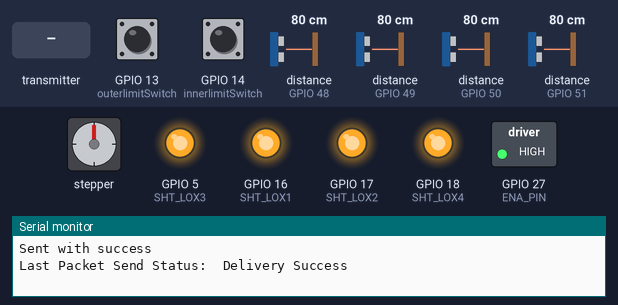
The sketch below on a simulated ESP32. Parts: stepper motor, switched loads named in the sketch (green lamp = pin HIGH), output pins drawn as LEDs (lit = HIGH), the last lines printed to the serial monitor. The inputs (shaded band) are chosen by the test bench; at power-on: GPIO 13 (outerlimitSwitch) HIGH, GPIO 14 (innerlimitSwitch) HIGH, distance to the obstacle (sensors on GPIO 48, GPIO 49, GPIO 50, GPIO 51) 80 cm. Stepper angles assume 200 steps per turn.

Above: at 1.2 s.
1.3 s: the transmitter starts sending button1_pressed = 1
At 2.3 s:
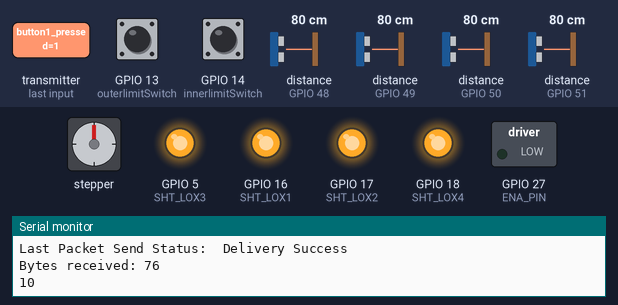
5.6 s: GPIO 13 (outerlimitSwitch) pulled LOW for 3.2 s
At 10.5 s:
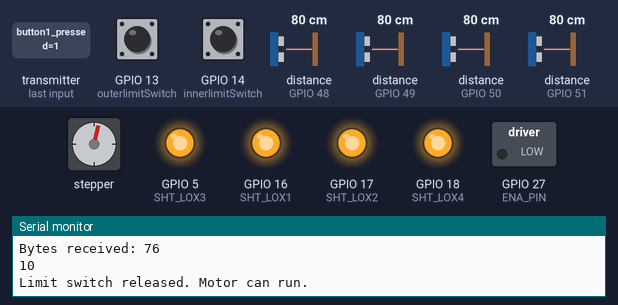
13.1 s: the transmitter starts sending button1_pressed = 0
At 17.3 s:
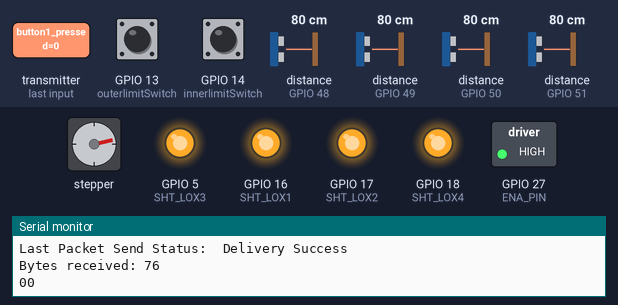
20.2 s: the transmitter starts sending button2_pressed = 1
At 20.9 s:
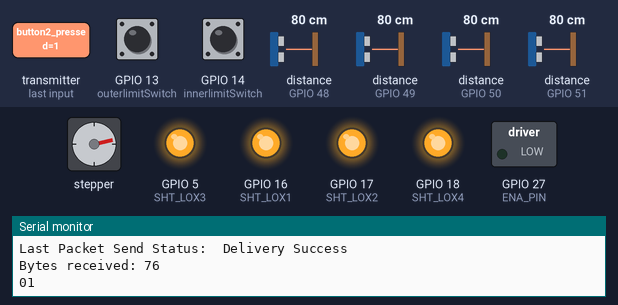
24.5 s: GPIO 14 (innerlimitSwitch) pulled LOW for 3.2 s
At 29.7 s:
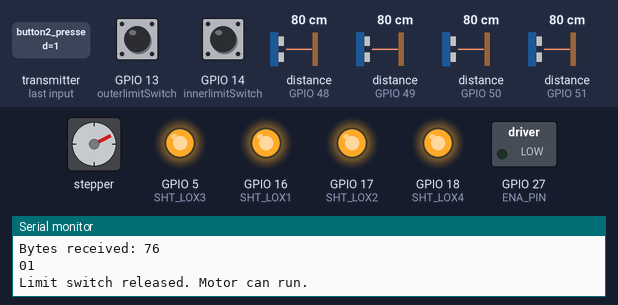
Timing chart, 0 to 84.3 s (numbered marks = the images above; inputs shaded):
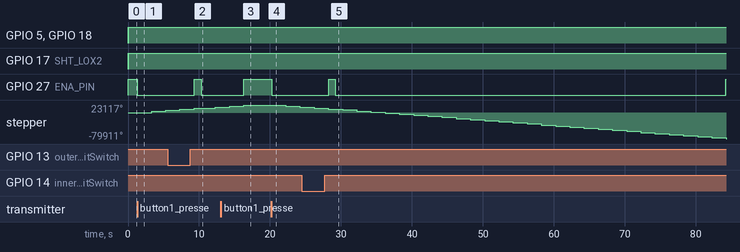

The sketch:

chair_esp.ino
```cpp
#include "Adafruit_VL53L0X.h"
#include <AccelStepper.h>
#include <esp_now.h>
#include <WiFi.h>
#include <ezButton.h>

// Define pin connections
#define PUL_PIN 25
#define DIR_PIN 26
#define ENA_PIN 27

// Limit switch setup
ezButton outerlimitSwitch(13);  // Attach to pin GPIO26 for limit switch
ezButton innerlimitSwitch(14);


/*
#define BUTTON1 26
#define BUTTON2 13
*/

// address for all 4 sensor
#define LOX1_ADDRESS 0x30
#define LOX2_ADDRESS 0x31
#define LOX3_ADDRESS 0x32
#define LOX4_ADDRESS 0x33

/*
#define LOX5_ADDRESS 0x34
#define LOX6_ADDRESS 0x35
*/
int sensor1,sensor2,sensor3,sensor4;


// set the pins to shutdown for all 4 sensors
#define SHT_LOX1 16
#define SHT_LOX2 17
#define SHT_LOX3 5
#define SHT_LOX4 18
/*
#define SHT_LOX5 19
#define SHT_LOX6 3
*/
/*
#define FORCE_SENSOR_PIN1 4
#define FORCE_SENSOR_PIN2 2
#define FORCE_SENSOR_PIN3 15
#define FORCE_SENSOR_PIN4 12
#define FORCE_SENSOR_PIN5 14
#define FORCE_SENSOR_PIN6 27
*/

#define MotorInterfaceType 1


// REPLACE WITH THE MAC Address of your receiver
uint8_t broadcastAddress[] = {0x84, 0xFC, 0xE6, 0x6D, 0x73, 0xE8};

// Create an instance of the AccelStepper class
AccelStepper stepper = AccelStepper(MotorInterfaceType, PUL_PIN, DIR_PIN);

// Adjustable Variables
const unsigned long runTime = 1000; // 10000 milliseconds = 10 seconds, ADJUSTABLE
int MotorSpeed = 1000; // Steps per Second
int InverseSpeed = -MotorSpeed;
int DelayTime = 1000; // 1000 milliseconds = 1 second, ADJUSTABLE
bool outermotorActive = true; // State variable to track motor status
bool innermotorActive = true;

// objects for the vl53l0x
Adafruit_VL53L0X lox1 = Adafruit_VL53L0X();
Adafruit_VL53L0X lox2 = Adafruit_VL53L0X();
Adafruit_VL53L0X lox3 = Adafruit_VL53L0X();
Adafruit_VL53L0X lox4 = Adafruit_VL53L0X();
/*
Adafruit_VL53L0X lox5 = Adafruit_VL53L0X();
Adafruit_VL53L0X lox6 = Adafruit_VL53L0X();
*/
// this holds the measurement
VL53L0X_RangingMeasurementData_t measure1;
VL53L0X_RangingMeasurementData_t measure2;
VL53L0X_RangingMeasurementData_t measure3;
VL53L0X_RangingMeasurementData_t measure4;
/*
VL53L0X_RangingMeasurementData_t measure5;
VL53L0X_RangingMeasurementData_t measure6;
*/

typedef struct struct_message {

    int force_sensor1;
    int force_sensor2;
    int force_sensor3;
    int force_sensor4;
    int force_sensor5;
    int force_sensor6;

    bool button1_pressed;
    bool button2_pressed;

    float prox1_value;
    int prox1_status;
    float prox2_value;
    int prox2_status;
    float prox3_value;
    int prox3_status;
    float prox4_value;
    int prox4_status;
    float prox5_value;
    int prox5_status;
    float prox6_value;
    int prox6_status;


} struct_message;

struct_message buttons;

struct_message screen;

esp_now_peer_info_t peerInfo;

// callback when data is sent
void OnDataSent(const uint8_t *mac_addr, esp_now_send_status_t status) {
  Serial.print("\r\nLast Packet Send Status:\t");
  Serial.println(status == ESP_NOW_SEND_SUCCESS ? "Delivery Success" : "Delivery Fail");
}

void OnDataRecv(const uint8_t * mac, const uint8_t *incomingData, int len) {
  memcpy(&buttons, incomingData, sizeof(buttons));
  Serial.print("Bytes received: ");
  Serial.println(len);

  Serial.print(buttons.button1_pressed);
  Serial.print(buttons.button2_pressed);

  Serial.println();
  outerlimitSwitch.loop(); // MUST call the loop() function first to update the limit switch state
  innerlimitSwitch.loop();
  pressed();

}

void ButtonMotorControl() {
  if (buttons.button1_pressed == HIGH && outermotorActive) { // Check if button is pressed and motor is active
    digitalWrite(ENA_PIN, LOW); // Enable the motor driver
    stepper.setSpeed(MotorSpeed);
    unsigned long startTime = millis();
    while (millis() - startTime < runTime) {
      stepper.runSpeed();
      outerlimitSwitch.loop();
      if (outerlimitSwitch.isPressed()) {
        digitalWrite(ENA_PIN, HIGH); // Disable motor if limit switch is pressed during operation
        outermotorActive = false;
        Serial.println("Limit switch activated during operation. Motor stopped.");
        break;
      }
    }
    digitalWrite(ENA_PIN, HIGH); // Disable the motor driver after operation
  }


    // Update the state of the limit switch
/*  if (buttons.button1_pressed == HIGH) { // Button is pressed (assuming active low)
    limitSwitch.loop();  // Update the state of the limit switch
    // Enable the motor driver
      if (limitSwitch.isPressed()) {
        Serial.println("Limit switch activated. Stopping motor.");
        stepper.setSpeed(0);
        digitalWrite(ENA_PIN, HIGH);
        return;
      }
      else{
    digitalWrite(ENA_PIN, LOW);
    stepper.setSpeed(MotorSpeed);
      }
    // Move forward for runTime duration
    unsigned long startTime = millis();
    while (millis() - startTime < runTime) { // Run for runTime duration
    if (limitSwitch.isPressed()) {
        Serial.println("Limit switch activated. Stopping motor.");
        stepper.setSpeed(0);
        digitalWrite(ENA_PIN, HIGH);
      }
      stepper.runSpeed();
    }

    // Disable the motor driver
    digitalWrite(ENA_PIN, HIGH);

    // Delay for DelayTime
    //delay(DelayTime);
  }
  */

  else if (buttons.button2_pressed == HIGH && innermotorActive) { // Button is pressed (assuming active low)
    digitalWrite(ENA_PIN, LOW); // Enable the motor driver
    stepper.setSpeed(InverseSpeed);
    unsigned long startTime = millis();
    while (millis() - startTime < runTime) {
      stepper.runSpeed();
      innerlimitSwitch.loop();
      if (innerlimitSwitch.isPressed()) {
        digitalWrite(ENA_PIN, HIGH); // Disable motor if limit switch is pressed during operation
        innermotorActive = false;
        Serial.println("Limit switch activated during operation. Motor stopped.");
        break;
      }
    }
    digitalWrite(ENA_PIN, HIGH); // Disable the motor driver after operation
  }


/*    // Enable the motor drive
    // Set speed to negative value to reverse direction
    digitalWrite(ENA_PIN, LOW);
    stepper.setSpeed(InverseSpeed);

    // Move backward for runTime duration
    unsigned long startTime = millis();
    while (millis() - startTime < runTime) { // Run for runTime duration
      stepper.runSpeed();
      if (limitSwitch.isPressed()) {
        Serial.println("Limit switch activated. Stopping motor.");
        stepper.setSpeed(0);
        digitalWrite(ENA_PIN, HIGH);
      }
    }

    // Disable the motor driver
    digitalWrite(ENA_PIN, HIGH);
    */

    // Delay for DelayTime
    //delay(DelayTime);

}


void setID() {
  // all reset
  digitalWrite(SHT_LOX1, LOW);
  digitalWrite(SHT_LOX2, LOW);
  digitalWrite(SHT_LOX3, LOW);
  digitalWrite(SHT_LOX4, LOW);
  /*
  digitalWrite(SHT_LOX5, LOW);
  digitalWrite(SHT_LOX6, LOW);
*/
  delay(10);

  // all unreset
  digitalWrite(SHT_LOX1, HIGH);
  digitalWrite(SHT_LOX2, HIGH);
  digitalWrite(SHT_LOX3, HIGH);
  digitalWrite(SHT_LOX4, HIGH);
  /*
  digitalWrite(SHT_LOX5, HIGH);
  digitalWrite(SHT_LOX6, HIGH);
*/
  delay(10);

  // activating LOX1 and reseting LOX2
  digitalWrite(SHT_LOX1, HIGH);
  digitalWrite(SHT_LOX2, LOW);
  digitalWrite(SHT_LOX3, LOW);
  digitalWrite(SHT_LOX4, LOW);
  /*
  digitalWrite(SHT_LOX5, LOW);
  digitalWrite(SHT_LOX6, LOW);
*/
  // initing LOX1
  if(!lox1.begin(LOX1_ADDRESS)) {
    Serial.println(F("Failed to boot first VL53L0X"));
    while(1);
  }
  delay(10);

  ///************************* sensor 2 activation
  // activating LOX2
  digitalWrite(SHT_LOX2, HIGH);
  delay(10);

  //initing LOX2
  if(!lox2.begin(LOX2_ADDRESS)) {
    Serial.println(F("Failed to boot second VL53L0X"));
    while(1);
  }

   ///************************* sensor3 activation
  // activating LOX3
  digitalWrite(SHT_LOX3, HIGH);
  delay(10);

  //initing LOX3
  if(!lox3.begin(LOX3_ADDRESS)) {
    Serial.println(F("Failed to boot third VL53L0X"));
    while(1);
  }

   ///************************* sensor4 activation
  // activating LOX4
  digitalWrite(SHT_LOX4, HIGH);
  delay(10);

  //initing LOX4
  if(!lox4.begin(LOX4_ADDRESS)) {
    Serial.println(F("Failed to boot fourth VL53L0X"));
    while(1);
  }
/*
   ///************************* sensor5 activation
  // activating LOX5
  digitalWrite(SHT_LOX5, HIGH);
  delay(10);

  //initing LOX5
  if(!lox5.begin(LOX5_ADDRESS)) {
    Serial.println(F("Failed to boot second VL53L0X"));
    while(1);
  }

   ///************************* sensor6 activation
  // activating LOX6
  digitalWrite(SHT_LOX6, HIGH);
  delay(10);

  //initing LOX6
  if(!lox6.begin(LOX6_ADDRESS)) {
    Serial.println(F("Failed to boot second VL53L0X"));
    while(1);
  }  */
}

void read_hexa_sensors() {

  lox1.rangingTest(&measure1, false); // pass in 'true' to get debug data printout!
  lox2.rangingTest(&measure2, false); // pass in 'true' to get debug data printout!
  lox3.rangingTest(&measure3, false); // pass in 'true' to get debug data printout!
  lox4.rangingTest(&measure4, false); // pass in 'true' to get debug data printout!
  /*
  lox5.rangingTest(&measure5, false); // pass in 'true' to get debug data printout!
  lox6.rangingTest(&measure6, false); // pass in 'true' to get debug data printout!
*/
  screen.prox1_value = measure1.RangeMilliMeter;
  screen.prox1_status = measure1.RangeStatus;
  screen.prox2_value = measure2.RangeMilliMeter;
  screen.prox2_status = measure2.RangeStatus;
  screen.prox3_value = measure3.RangeMilliMeter;
  screen.prox3_status = measure3.RangeStatus;
  screen.prox4_value = measure4.RangeMilliMeter;
  screen.prox4_status = measure4.RangeStatus;
  /*
  screen.prox5_value = measure5.RangeMilliMeter;
  screen.prox5_status = measure5.RangeStatus;
  screen.prox6_value = measure6.RangeMilliMeter;
  screen.prox6_status = measure6.RangeStatus;
  */
  /*
 // print sensor one reading
  Serial.print("sensor front / 1: ");
  if(measure1.RangeStatus != 4) {     // if not out of range
    sensor1 = measure1.RangeMilliMeter;
    Serial.print(sensor1);
    Serial.print("mm");
  } else {
    Serial.print("Out of range");
  }

  Serial.print(" ;");

  // print sensor two reading
  Serial.print("sensor left / 2: ");
  if(measure2.RangeStatus != 4) {
    sensor2 = measure2.RangeMilliMeter;
    Serial.print(sensor2);
    Serial.print("mm");
  } else {
    Serial.print("Out of range");
  }


   Serial.print(" ;");

  // print sensor three reading
  Serial.print("sensor back / 3: ");
  if(measure3.RangeStatus != 4) {
    sensor3 = measure3.RangeMilliMeter;
    Serial.print(sensor3);
    Serial.print("mm");
  } else {
    Serial.print("Out of range");
  }


  Serial.print(" ;");

  // print sensor four reading
  Serial.print("sensor right / 4: ");
  if(measure4.RangeStatus != 4) {
    sensor4 = measure4.RangeMilliMeter;
    Serial.print(sensor4);
    Serial.print("mm");
  } else {
    Serial.print("Out of range");
  }

  Serial.print(" ;");

  // print sensor fifth reading
  Serial.print("sensor top: ");
  if(measure5.RangeStatus != 4) {
    sensor5 = measure5.RangeMilliMeter;
    Serial.print(sensor5);
    Serial.print("mm");
  } else {
    Serial.print("Out of range");
  }

   Serial.print(" ;");

  // print sensor sixth reading
  Serial.print("sensor bottom: ");
  if(measure6.RangeStatus != 4) {
    sensor6 = measure6.RangeMilliMeter;
    Serial.print(sensor6);
    Serial.print("mm");
  } else {
    Serial.print("Out of range");
  }

    Serial.println();
    */
}
/*
void read_pressure_sensors() {
  int sensor1 = analogRead(FORCE_SENSOR_PIN1);
  int sensor2 = analogRead(FORCE_SENSOR_PIN2);
  int sensor3 = analogRead(FORCE_SENSOR_PIN3);
  int sensor4 = analogRead(FORCE_SENSOR_PIN4);
  int sensor5 = analogRead(FORCE_SENSOR_PIN5);
  int sensor6 = analogRead(FORCE_SENSOR_PIN6);

  screen.force_sensor1 = sensor1;
  screen.force_sensor2 = sensor2;
  screen.force_sensor3 = sensor3;
  screen.force_sensor4 = sensor4;
  screen.force_sensor5 = sensor5;
  screen.force_sensor6 = sensor6;

  Serial.print("pin1 =");
  Serial.println(sensor1);
  Serial.print("pin2 =");
  Serial.println(sensor2);
  Serial.print("pin3 =");
  Serial.println(sensor3);
  Serial.print("pin4 =");
  Serial.println(sensor4);
  Serial.print("pin5 =");
  Serial.println(sensor5);
  Serial.print("pin6 =");
  Serial.println(sensor6);

} */

void start_motors() {
  // Set the enable pin mode and initially disable the motor
  pinMode(ENA_PIN, OUTPUT);
  digitalWrite(ENA_PIN, HIGH); // HIGH to disable, change if your driver needs LOW to disable

  // Set the maximum speed and acceleration
  stepper.setMaxSpeed(1000); // Adjust as needed
  stepper.setAcceleration(100); // Adjust as needed

  // Set initial speed
  stepper.setSpeed(MotorSpeed);
}

void pressed(){
    if (outerlimitSwitch.isPressed()) {
    digitalWrite(ENA_PIN, HIGH); // Disable motor immediately
    outermotorActive = false; // Set motor state to inactive
    Serial.println("Limit switch activated. Motor stopped.");
  } else {
    if (outerlimitSwitch.isReleased()) { // Check if the motor was previously stopped
      outermotorActive = true; // Reactivate motor control after the switch is released
      Serial.println("Limit switch released. Motor can run.");
    }
    ButtonMotorControl(); // Proceed with normal operation only if the motor is active
  }

  if (innerlimitSwitch.isPressed()) {
    digitalWrite(ENA_PIN, HIGH); // Disable motor immediately
    innermotorActive = false; // Set motor state to inactive
    Serial.println("Limit switch activated. Motor stopped.");
  } else {
    if (innerlimitSwitch.isReleased()) { // Check if the motor was previously stopped
      innermotorActive = true; // Reactivate motor control after the switch is released
      Serial.println("Limit switch released. Motor can run.");
    }
    ButtonMotorControl(); // Proceed with normal operation only if the motor is active
  }
}


void setup() {
  Serial.begin(115200);
  outerlimitSwitch.setDebounceTime(50); // Debounce time for the limit switch
  innerlimitSwitch.setDebounceTime(50);
  // wait until serial port opens for native USB devices
  while (! Serial) { delay(1); }

  pinMode(SHT_LOX1, OUTPUT);
  pinMode(SHT_LOX2, OUTPUT);
  pinMode(SHT_LOX3, OUTPUT);
  pinMode(SHT_LOX4, OUTPUT);
  /*
  pinMode(SHT_LOX5, OUTPUT);
  pinMode(SHT_LOX6, OUTPUT);
*/
  Serial.println("Shutdown pins inited...");

  digitalWrite(SHT_LOX1, LOW);
  digitalWrite(SHT_LOX2, LOW);
  digitalWrite(SHT_LOX3, LOW);
  digitalWrite(SHT_LOX4, LOW);
  /*
  digitalWrite(SHT_LOX5, LOW);
  digitalWrite(SHT_LOX6, LOW);
*/
  Serial.println("All four in reset mode...(pins are low)");


  Serial.println("Starting...");
  setID();
  /*
  pinMode(BUTTON1, INPUT_PULLUP);
  pinMode(BUTTON2, INPUT_PULLUP);
  */
  start_motors();

  // Set device as a Wi-Fi Station
  WiFi.mode(WIFI_STA);

  // Init ESP-NOW
  if (esp_now_init() != ESP_OK) {
    Serial.println("Error initializing ESP-NOW");
    return;
  }

  // Once ESPNow is successfully Init, we will register for Send CB to
  // get the status of Trasnmitted packet
  esp_now_register_send_cb(OnDataSent);

  // Register peer
  memcpy(peerInfo.peer_addr, broadcastAddress, 6);
  peerInfo.channel = 0;
  peerInfo.encrypt = false;

  // Add peer
  if (esp_now_add_peer(&peerInfo) != ESP_OK){
    Serial.println("Failed to add peer");
    return;
  }
  esp_now_register_recv_cb(esp_now_recv_cb_t(OnDataRecv));
}

void loop() {

  read_hexa_sensors();
  //read_pressure_sensors();

/*    if (limitSwitch.isPressed()) {
        digitalWrite(ENA_PIN, HIGH);  // Stop the motor
        Serial.println("Limit switch activated. Motor stopped.");
    } else {
        // Regular operation
        ButtonMotorControl();  // Function controlling motor based on button presses
    }
*/

  Serial.print("sensor front / 1: ");
  if(measure1.RangeStatus != 4) {     // if not out of range
    sensor1 = measure1.RangeMilliMeter;
    Serial.print(sensor1);
    Serial.print("mm");
  } else {
    Serial.print("Out of range");
  }

  Serial.print(" ;");

  // print sensor two reading
  Serial.print("sensor left / 2: ");
  if(measure2.RangeStatus != 4) {
    sensor2 = measure2.RangeMilliMeter;
    Serial.print(sensor2);
    Serial.print("mm");
  } else {
    Serial.print("Out of range");
  }


   Serial.print(" ;");

  // print sensor three reading
  Serial.print("sensor back / 3: ");
  if(measure3.RangeStatus != 4) {
    sensor3 = measure3.RangeMilliMeter;
    Serial.print(sensor3);
    Serial.print("mm");
  } else {
    Serial.print("Out of range");
  }


  Serial.print(" ;");

  // print sensor four reading
  Serial.print("sensor right / 4: ");
  if(measure4.RangeStatus != 4) {
    sensor4 = measure4.RangeMilliMeter;
    Serial.print(sensor4);
    Serial.print("mm");
  } else {
    Serial.print("Out of range");
  }

  Serial.print(" ;");
/*
  // print sensor fifth reading
  Serial.print("sensor top: ");
  if(measure5.RangeStatus != 4) {
    sensor5 = measure5.RangeMilliMeter;
    Serial.print(sensor5);
    Serial.print("mm");
  } else {
    Serial.print("Out of range");
  }

   Serial.print(" ;");

  // print sensor sixth reading
  Serial.print("sensor bottom: ");
  if(measure6.RangeStatus != 4) {
    sensor6 = measure6.RangeMilliMeter;
    Serial.print(sensor6);
    Serial.print("mm");
  } else {
    Serial.print("Out of range");
  }*/

    Serial.println();

  esp_err_t result = esp_now_send(broadcastAddress, (uint8_t *) &screen, sizeof(screen));

  if (result == ESP_OK) {
    Serial.println("Sent with success");
  }
  else {
    Serial.println("Error sending the data");
  }
  delay(1000);
}
```

Measured:
- after the input at 1.3 s, GPIO 27 (ENA_PIN): HIGH → LOW at once; stepper: goes 3468° 2.0 s, then 6730°, starting after 2.0 s
- after the input at 5.6 s, GPIO 27 (ENA_PIN): LOW → HIGH after 3.8 s, → LOW 0.95 s later
- after the input at 13.1 s, GPIO 27 (ENA_PIN): LOW → HIGH after 3.2 s; stepper: goes on until 16.3 s, then stays 23117°
- after the input at 20.2 s, GPIO 27 (ENA_PIN): HIGH → LOW at once; stepper: goes 19648° 2.0 s, then 16387°, starting after 2.0 s
- after the input at 24.5 s, GPIO 27 (ENA_PIN): LOW → HIGH after 3.8 s, → LOW 0.95 s later
